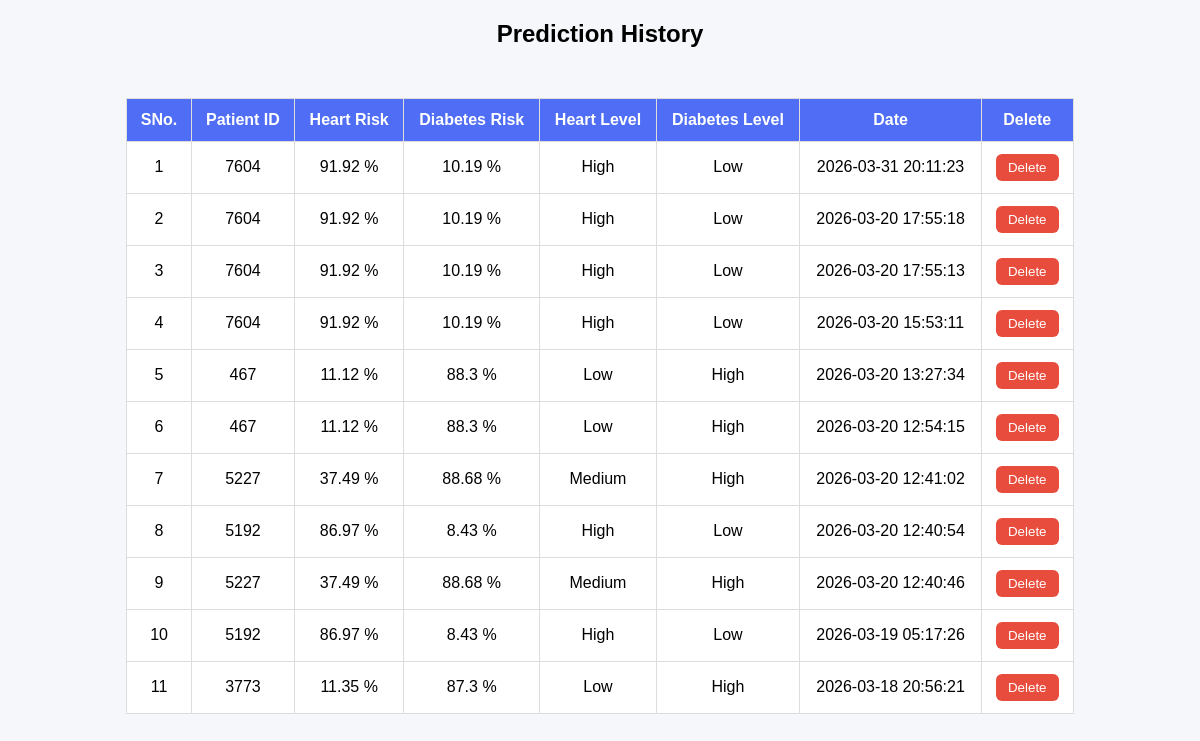
Page /history (signed in) on the earlier database version.
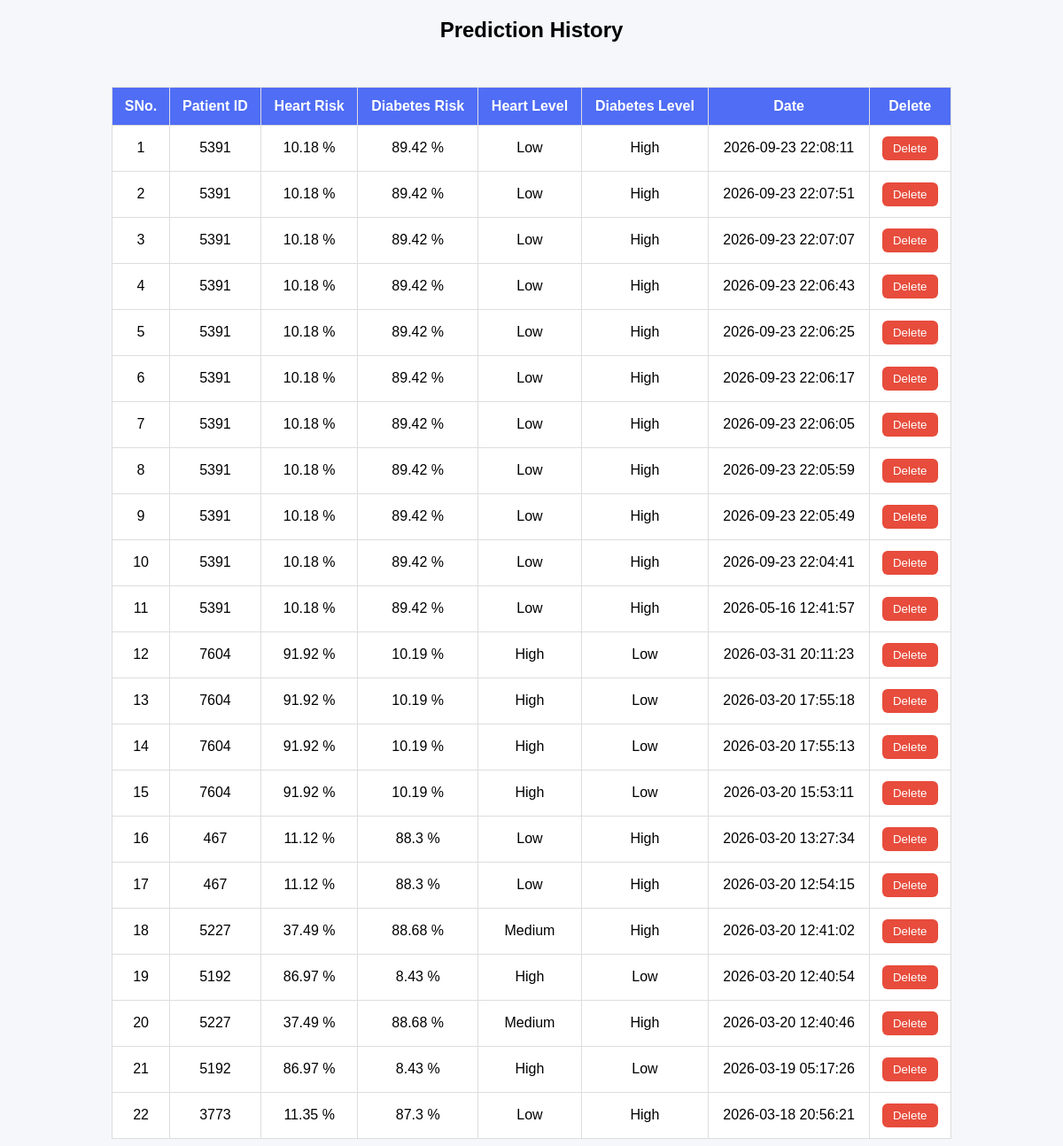
Same page on the later database version.
### tables this page shows
CREATE TABLE predictions (
        id INTEGER PRIMARY KEY AUTOINCREMENT,
        patient_id INTEGER,
        heart_risk REAL,
        diabetes_risk REAL,
        heart_level TEXT,
        diabetes_level TEXT,
        timestamp DATETIME DEFAULT CURRENT_TIMESTAMP
    );

### app.py (the view)
@app.route("/history")
def history():
    if not session.get("admin"):
        return redirect("/")
    conn = sqlite3.connect("database.db")
    cursor = conn.cursor()
    cursor.execute("SELECT * FROM predictions ORDER BY timestamp DESC")
    data = cursor.fetchall()
    conn.close()
    return render_template("history.html", data=data)

### templates/history.html (shortened to what this page needs)
<!DOCTYPE html>
<html>
<head>
</head>
<body>
<h2 style="text-align:center;">Prediction History</h2>
<table>
    <tr>
        <th>SNo.</th>
        <th>Patient ID</th>
        <th>Heart Risk</th>
        <th>Diabetes Risk</th>
        <th>Heart Level</th>
        <th>Diabetes Level</th>
        <th>Date</th>
        <th>Delete</th>
    </tr>
    {% for row in data %}
    <tr>
        <td class="serial">{{loop.index}}</td>
        <td>{{row[1]}}</td>
        <td>{{row[2]}} %</td>
        <td>{{row[3]}} %</td>
        <td>{{row[4]}}</td>
        <td>{{row[5]}}</td>
        <td>{{row[6]}}</td>
        <td>
            <button class="delete-btn" onclick="deleteRow({{row[0]}}, this)">
                Delete
            </button>
        </td>
    </tr>
    {% endfor %}
</table>
</body>
</html>

### templates/history.html (style rules this page uses)
body { font-family: Arial; background: #f5f7fa; }
table { border-collapse: collapse; width: 80%; margin: auto; margin-top: 50px; background: white; }
th, td { padding: 12px; border: 1px solid #ddd; text-align: center; }
th { background: #4f6df5;color: white; }
.delete-btn { background: #e74c3c; color: white; border: none; padding: 6px 12px; border-radius: 6px; cursor: pointer; }

Differences in the rows shown:
added predictions: patient "5391", heart_risk "10.18", diabetes_risk "89.42", heart_level "Low", diabetes_level "High", timestamp "2026-09-23 22:08:11"
added predictions: patient "5391", heart_risk "10.18", diabetes_risk "89.42", heart_level "Low", diabetes_level "High", timestamp "2026-09-23 22:07:51"
added predictions: patient "5391", heart_risk "10.18", diabetes_risk "89.42", heart_level "Low", diabetes_level "High", timestamp "2026-09-23 22:07:07"
added predictions: patient "5391", heart_risk "10.18", diabetes_risk "89.42", heart_level "Low", diabetes_level "High", timestamp "2026-09-23 22:06:43"
added predictions: patient "5391", heart_risk "10.18", diabetes_risk "89.42", heart_level "Low", diabetes_level "High", timestamp "2026-09-23 22:06:25"
added predictions: patient "5391", heart_risk "10.18", diabetes_risk "89.42", heart_level "Low", diabetes_level "High", timestamp "2026-09-23 22:06:17"
added predictions: patient "5391", heart_risk "10.18", diabetes_risk "89.42", heart_level "Low", diabetes_level "High", timestamp "2026-09-23 22:06:05"
added predictions: patient "5391", heart_risk "10.18", diabetes_risk "89.42", heart_level "Low", diabetes_level "High", timestamp "2026-09-23 22:05:59"
added predictions: patient "5391", heart_risk "10.18", diabetes_risk "89.42", heart_level "Low", diabetes_level "High", timestamp "2026-09-23 22:05:49"
added predictions: patient "5391", heart_risk "10.18", diabetes_risk "89.42", heart_level "Low", diabetes_level "High", timestamp "2026-09-23 22:04:41"
added predictions: patient "5391", heart_risk "10.18", diabetes_risk "89.42", heart_level "Low", diabetes_level "High", timestamp "2026-05-16 12:41:57"
